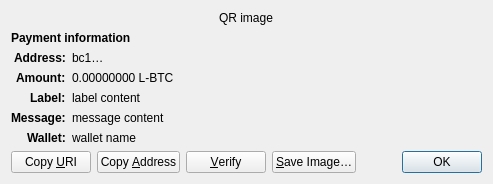
<?xml version="1.0" encoding="UTF-8"?>
<ui version="4.0">
 <class>ReceiveRequestDialog</class>
 <widget class="QDialog" name="ReceiveRequestDialog">
  <property name="geometry">
   <rect>
    <x>0</x>
    <y>0</y>
    <width>413</width>
    <height>229</height>
   </rect>
  </property>
  <property name="windowTitle">
   <string>Request payment to …</string>
  </property>
  <layout class="QGridLayout" name="gridLayout" columnstretch="0,1">
   <property name="sizeConstraint">
    <enum>QLayout::SetFixedSize</enum>
   </property>
   <item row="0" column="0" colspan="2" alignment="Qt::AlignHCenter">
    <widget class="QRImageWidget" name="qr_code">
     <property name="text">
      <string notr="true">QR image</string>
     </property>
     <property name="textInteractionFlags">
      <set>Qt::NoTextInteraction</set>
     </property>
    </widget>
   </item>
   <item row="1" column="0" colspan="2">
    <widget class="QLabel" name="payment_header">
     <property name="font">
      <font>
       <weight>75</weight>
       <bold>true</bold>
      </font>
     </property>
     <property name="text">
      <string>Payment information</string>
     </property>
     <property name="textInteractionFlags">
      <set>Qt::NoTextInteraction</set>
     </property>
    </widget>
   </item>
   <item row="3" column="0" alignment="Qt::AlignRight|Qt::AlignTop">
    <widget class="QLabel" name="address_tag">
     <property name="font">
      <font>
       <weight>75</weight>
       <bold>true</bold>
      </font>
     </property>
     <property name="text">
      <string>Address:</string>
     </property>
     <property name="textInteractionFlags">
      <set>Qt::NoTextInteraction</set>
     </property>
    </widget>
   </item>
   <item row="3" column="1" alignment="Qt::AlignTop">
    <widget class="QLabel" name="address_content">
     <property name="text">
      <string notr="true">bc1…</string>
     </property>
     <property name="textFormat">
      <enum>Qt::PlainText</enum>
     </property>
     <property name="textInteractionFlags">
      <set>Qt::TextSelectableByMouse</set>
     </property>
    </widget>
   </item>
   <item row="4" column="0" alignment="Qt::AlignRight|Qt::AlignTop">
    <widget class="QLabel" name="amount_tag">
     <property name="font">
      <font>
       <weight>75</weight>
       <bold>true</bold>
      </font>
     </property>
     <property name="text">
      <string>Amount:</string>
     </property>
     <property name="textInteractionFlags">
      <set>Qt::NoTextInteraction</set>
     </property>
    </widget>
   </item>
   <item row="4" column="1" alignment="Qt::AlignTop">
    <widget class="QLabel" name="amount_content">
     <property name="text">
      <string notr="true">0.00000000 L-BTC</string>
     </property>
     <property name="textFormat">
      <enum>Qt::PlainText</enum>
     </property>
     <property name="textInteractionFlags">
      <set>Qt::TextSelectableByMouse</set>
     </property>
    </widget>
   </item>
   <item row="5" column="0" alignment="Qt::AlignRight|Qt::AlignTop">
    <widget class="QLabel" name="label_tag">
     <property name="font">
      <font>
       <weight>75</weight>
       <bold>true</bold>
      </font>
     </property>
     <property name="text">
      <string>Label:</string>
     </property>
     <property name="textInteractionFlags">
      <set>Qt::NoTextInteraction</set>
     </property>
    </widget>
   </item>
   <item row="5" column="1" alignment="Qt::AlignTop">
    <widget class="QLabel" name="label_content">
     <property name="text">
      <string notr="true">label content</string>
     </property>
     <property name="textFormat">
      <enum>Qt::PlainText</enum>
     </property>
     <property name="wordWrap">
      <bool>true</bool>
     </property>
     <property name="textInteractionFlags">
      <set>Qt::TextSelectableByMouse</set>
     </property>
    </widget>
   </item>
   <item row="6" column="0" alignment="Qt::AlignRight|Qt::AlignTop">
    <widget class="QLabel" name="message_tag">
     <property name="font">
      <font>
       <weight>75</weight>
       <bold>true</bold>
      </font>
     </property>
     <property name="text">
      <string>Message:</string>
     </property>
     <property name="textInteractionFlags">
      <set>Qt::NoTextInteraction</set>
     </property>
    </widget>
   </item>
   <item row="6" column="1" alignment="Qt::AlignTop">
    <widget class="QLabel" name="message_content">
     <property name="text">
      <string notr="true">message content</string>
     </property>
     <property name="textFormat">
      <enum>Qt::PlainText</enum>
     </property>
     <property name="wordWrap">
      <bool>true</bool>
     </property>
     <property name="textInteractionFlags">
      <set>Qt::TextSelectableByMouse</set>
     </property>
    </widget>
   </item>
   <item row="7" column="0" alignment="Qt::AlignRight|Qt::AlignTop">
    <widget class="QLabel" name="wallet_tag">
     <property name="font">
      <font>
       <weight>75</weight>
       <bold>true</bold>
      </font>
     </property>
     <property name="text">
      <string>Wallet:</string>
     </property>
     <property name="textInteractionFlags">
      <set>Qt::NoTextInteraction</set>
     </property>
    </widget>
   </item>
   <item row="7" column="1" alignment="Qt::AlignTop">
    <widget class="QLabel" name="wallet_content">
     <property name="text">
      <string notr="true">wallet name</string>
     </property>
     <property name="textFormat">
      <enum>Qt::PlainText</enum>
     </property>
     <property name="wordWrap">
      <bool>true</bool>
     </property>
     <property name="textInteractionFlags">
      <set>Qt::TextSelectableByMouse</set>
     </property>
    </widget>
   </item>
   <item row="8" column="0" colspan="2">
    <layout class="QHBoxLayout" name="horizontalLayout">
     <item>
      <widget class="QPushButton" name="btnCopyURI">
       <property name="text">
        <string>Copy &amp;URI</string>
       </property>
       <property name="autoDefault">
        <bool>false</bool>
       </property>
      </widget>
     </item>
     <item>
      <widget class="QPushButton" name="btnCopyAddress">
       <property name="text">
        <string>Copy &amp;Address</string>
       </property>
       <property name="autoDefault">
        <bool>false</bool>
       </property>
      </widget>
     </item>
     <item>
      <widget class="QPushButton" name="btnVerify">
       <property name="text">
        <string>&amp;Verify</string>
       </property>
       <property name="toolTip">
        <string>Verify this address on e.g. a hardware wallet screen</string>
       </property>
       <property name="autoDefault">
        <bool>false</bool>
       </property>
      </widget>
     </item>
     <item>
      <widget class="QPushButton" name="btnSaveAs">
       <property name="text">
        <string>&amp;Save Image…</string>
       </property>
       <property name="autoDefault">
        <bool>false</bool>
       </property>
      </widget>
     </item>
     <item>
      <spacer name="horizontalSpacer_2">
       <property name="orientation">
        <enum>Qt::Horizontal</enum>
       </property>
       <property name="sizeHint" stdset="0">
        <size>
         <width>40</width>
         <height>20</height>
        </size>
       </property>
      </spacer>
     </item>
     <item>
      <widget class="QDialogButtonBox" name="buttonBox">
       <property name="focusPolicy">
        <enum>Qt::StrongFocus</enum>
       </property>
       <property name="standardButtons">
        <set>QDialogButtonBox::Ok</set>
       </property>
      </widget>
     </item>
    </layout>
   </item>
  </layout>
 </widget>
 <customwidgets>
  <customwidget>
   <class>QRImageWidget</class>
   <extends>QLabel</extends>
   <header>qt/qrimagewidget.h</header>
  </customwidget>
 </customwidgets>
 <tabstops>
  <tabstop>buttonBox</tabstop>
  <tabstop>btnCopyURI</tabstop>
  <tabstop>btnCopyAddress</tabstop>
  <tabstop>btnSaveAs</tabstop>
 </tabstops>
 <resources/>
 <connections>
  <connection>
   <sender>buttonBox</sender>
   <signal>accepted()</signal>
   <receiver>ReceiveRequestDialog</receiver>
   <slot>accept()</slot>
   <hints>
    <hint type="sourcelabel">
     <x>135</x>
     <y>230</y>
    </hint>
    <hint type="destinationlabel">
     <x>135</x>
     <y>126</y>
    </hint>
   </hints>
  </connection>
 </connections>
</ui>
